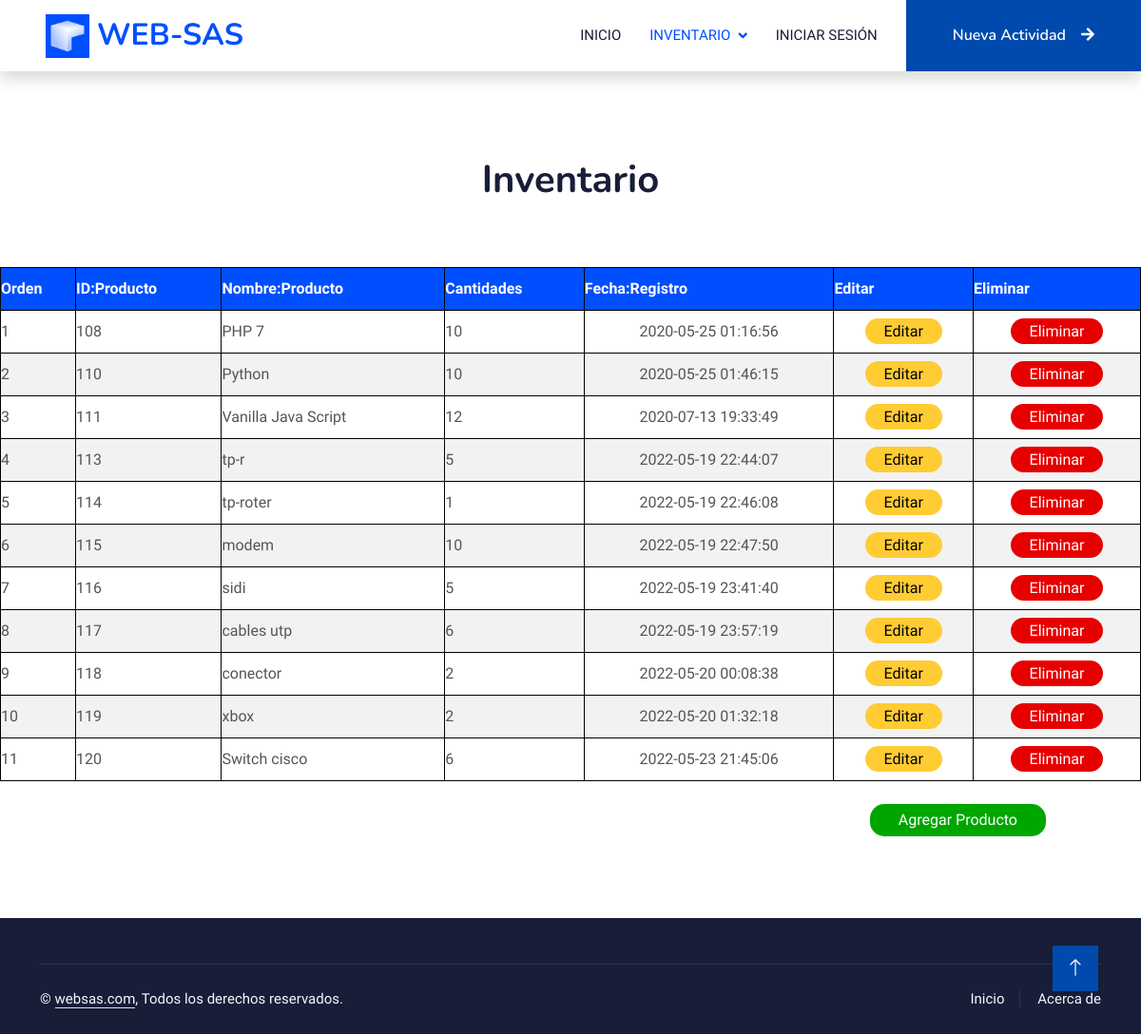
Page /list.php on the committed database.
### tables this page shows
CREATE TABLE `product` (
  `id` int(11) NOT NULL,
  `proname` varchar(100) NOT NULL,
  `amount` varchar(100) NOT NULL,
  `time` timestamp NOT NULL DEFAULT current_timestamp()
);

### list.php (the view, shortened to what this page needs)
<?php
require 'database.php';
$sql_fetch_todos = "SELECT * FROM product ORDER BY id ASC";
$query = mysqli_query($connn, $sql_fetch_todos);
?>
<!doctype html>
<html lang="en">
<head>
    <link href="https://cdnjs.cloudflare.com/ajax/libs/font-awesome/5.10.0/css/all.min.css" rel="stylesheet">
    <link href="https://cdn.jsdelivr.net/npm/bootstrap-icons@1.4.1/font/bootstrap-icons.css" rel="stylesheet">
    <link href="lib/animate/animate.min.css" rel="stylesheet">
    <link href="lib/owlcarousel/assets/owl.carousel.min.css" rel="stylesheet">
    <link href="css/bootstrap.min.css" rel="stylesheet">
    <link href="css/style.css" rel="stylesheet">
</head>
<body>
    <nav class="navbar navbar-expand-lg bg-white navbar-light shadow sticky-top p-0">
        <a href="pagina_principal.php" class="navbar-brand d-flex align-items-center px-4 px-lg-5">
            <img src="media/icono.ico" alt="" height="46">
            <h2 class="m-2 text-primary">WEB-SAS</h2>
        </a>
        <div class="collapse navbar-collapse" id="navbarCollapse">
            <div class="navbar-nav ms-auto p-4 p-lg-0">
                <a href="pagina_principal.php" class="nav-item nav-link ">Inicio</a>
                <div class="nav-item dropdown">
                    <a href="#" class="nav-link dropdown-toggle active" data-bs-toggle="dropdown">Inventario</a>
                </div>
                <div class="nav-item dropdown">
                    <?php if(!empty($user)): ?>
                        <a href="#" class="nav-link dropdown-toggle" data-bs-toggle="dropdown"> Hola: <?= $user['name']; ?></a>
                        <div class="dropdown-menu fade-down m-0">
                            <a href="my-account.php" class="dropdown-item">Mi cuenta</a>
                            <a href="signup.php" class="dropdown-item">Agregar Cuenta</a>
                            <a href="#" class="dropdown-item">Ajustes</a>
                            <a href="logout.php" class="dropdown-item">Cerrar Sesión</a>
                        </div>
                    </a>
                    <?php else: ?>
                        <a href="login.php" class="nav-item nav-link ">Iniciar Sesión</a>
                    <?php endif; ?>
                </div>
            </div>
            <a href="#" class="btn btn-primary py-4 px-lg-5 d-none d-lg-block">Nueva Actividad<i class="fa fa-arrow-right ms-3"></i></a>
        </div>
    </nav>
    <div class="container1">
        <h1>Inventario</h1>
    </div>
    <div class="table-product">
        <table>
            <tr>
                <th scope="col">Orden</th>
                <th scope="col">ID:Producto</th>
                <th scope="col">Nombre:Producto</th>
                <th scope="col">Cantidades</th>
                <th scope="col">Fecha:Registro</th>
                <th scope="col">Editar</th>
                <th scope="col">Eliminar</th>
            </tr>
            <tbody>
                <?php
                $idpro = 1;
                while ($row = mysqli_fetch_array($query)) { ?>
                    <tr>
                        <td scope="row"><?php echo $idpro ?></td>
                        <td><?php echo $row['id'] ?></td>
                        <td><?php echo $row['proname'] ?></td>
                        <td><?php echo $row['amount'] ?></td>
                        <td class="timeregis"><?php echo $row['time'] ?></td>
                        <td class="modify"><a name="edit" id="" class="bfix" href="fix.php?id=<?php echo $row['id'] ?>&message=<?php echo $row['proname'] ?>&amount=<?php echo $row['amount']; ?> " role="button">
                                Editar
                            </a></td>
                        <td class="delete"><a name="id" id="" class="bdelete" href="main/delete.php?id=<?php echo $row['id'] ?>" role="button">
                                Eliminar
                            </a></td>
                    </tr>
                <?php
                    $idpro++;
                } ?>
            </tbody>
        </table>
        <br>
        <a name="" id="" class="Addlist" style="float:right" href="addlist.php" role="button">Agregar Producto</a>
    </div>
    <br><br><br>
    <div class="container-fluid bg-dark text-light footer pt-5 mt-5 wow fadeIn" data-wow-delay="0.1s">
        <div class="container">
            <div class="copyright">
                <div class="row">
                    <div class="col-md-6 text-center text-md-start mb-3 mb-md-0">
                        &copy; <a class="border-bottom" href="#">websas.com</a>, Todos los derechos reservados.
                    </div>
                    <div class="col-md-6 text-center text-md-end">
                        <div class="footer-menu">
                            <a href="pagina_principal.php">Inicio</a>
                            <a href="acerca-de.php">Acerca de</a>
                        </div>
                    </div>
                </div>
            </div>
        </div>
    </div>
    <a href="#" class="btn btn-lg btn-primary btn-lg-square back-to-top"><i class="bi bi-arrow-up"></i></a>
</body>
</html>

### css/style.css (style rules this page uses)
:root { --primary: #004fff; --light: #F0FBFC; --dark: #181d38; }
.back-to-top { position: fixed; display: none; right: 45px; bottom: 45px; z-index: 99; }
.btn { font-family: 'Nunito', sans-serif; font-weight: 600; transition: .5s; }
.btn.btn-primary, .btn.btn-secondary { color: #FFFFFF; }
.btn-lg-square { width: 48px; height: 48px; }
.btn-square, .btn-sm-square, .btn-lg-square { padding: 0; display: flex; align-items: center; justify-content: center; font-weight: normal; border-radius: 0px; }
.navbar .dropdown-toggle::after { border: none; content: "\f107"; font-family: "Font Awesome 5 Free"; font-weight: 900; vertical-align: middle; margin-left: 8px; }
.navbar-light .navbar-nav .nav-link { margin-right: 30px; padding: 25px 0; color: #FFFFFF; font-size: 15px; text-transform: uppercase; outline: none; }
.navbar-light .navbar-nav .nav-link:hover, .navbar-light .navbar-nav .nav-link.active { color: var(--primary); }
.navbar-light .navbar-brand, .navbar-light a.btn { height: 75px; }
.navbar-light .navbar-nav .nav-link { color: var(--dark); font-weight: 500; }
.navbar-light.sticky-top { top: -100px; transition: .5s; }
.footer .copyright { padding: 25px 0; font-size: 15px; border-top: 1px solid rgba(256, 256, 256, .1); }
.footer .copyright a { color: var(--light); }
.footer .footer-menu a { margin-right: 15px; padding-right: 15px; border-right: 1px solid rgba(255, 255, 255, .1); }
.footer .footer-menu a:last-child { margin-right: 0; padding-right: 0; border-right: none; }

### list.php (style rules this page uses)
.container1 { margin: 90px auto; margin-bottom: 50px; border-radius: 30px; text-align: center; background-color: white; width: 40%; padding-bottom: 10px; }
table th, tr, td { border: 1px solid black; border-collapse: collapse; padding: 10px 0px 10px 0px; }
table { width: 100%; }
th { color: white; background-color: #004fff; }
tr { background-color: white; }
tr:nth-child(even) { background-color: #f2f2f2; }
.timeregis { text-align: center; }
.modify { text-align: center; }
.delete { text-align: center; }
.modify .bfix { border-radius: 15px; background-color: #ffcc33; color: black; text-decoration: none; padding: 4px 20px 4px 20px; transition: 0.5s; }
.delete .bdelete { border-radius: 15px; background-color: #e60000; text-decoration: none; color: white; padding: 4px 20px 4px 20px; transition: 0.5s; }
.Addlist { margin-right: 100px; padding: 5px 30px 5px 30px; border-radius: 15px; text-decoration: none; color: white; background-color: #00A600; transition: 0.5s; }

### rows in the picture
product: id "108", proname "PHP 7", amount "10", time "2020-05-25 01:16:56"
product: id "110", proname "Python", amount "10", time "2020-05-25 01:46:15"
product: id "111", proname "Vanilla Java Script", amount "12", time "2020-07-13 19:33:49"
product: id "113", proname "tp-r", amount "5", time "2022-05-19 22:44:07"
product: id "114", proname "tp-roter", amount "1", time "2022-05-19 22:46:08"
product: id "115", proname "modem", amount "10", time "2022-05-19 22:47:50"
product: id "116", proname "sidi", amount "5", time "2022-05-19 23:41:40"
product: id "117", proname "cables utp", amount "6", time "2022-05-19 23:57:19"
product: id "118", proname "conector", amount "2", time "2022-05-20 00:08:38"
product: id "119", proname "xbox", amount "2", time "2022-05-20 01:32:18"
product: id "120", proname "Switch cisco", amount "6", time "2022-05-23 21:45:06"
